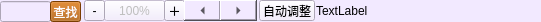
   <widget class="QWidget" name="widget" native="true">
    <property name="geometry">
     <rect>
      <x>10</x>
      <y>26</y>
      <width>541</width>
      <height>22</height>
     </rect>
    </property>
    <property name="styleSheet">
     <string notr="true">background-color: rgb(242, 233, 255);</string>
    </property>
    <widget class="QLineEdit" name="findTxt">
     <property name="geometry">
      <rect>
       <x>0</x>
       <y>1</y>
       <width>51</width>
       <height>21</height>
      </rect>
     </property>
     <property name="toolTip">
      <string>查文字，或者查编码（4位16进制）</string>
     </property>
    </widget>
    <widget class="QToolButton" name="find">
     <property name="geometry">
      <rect>
       <x>50</x>
       <y>1</y>
       <width>31</width>
       <height>21</height>
      </rect>
     </property>
     <property name="styleSheet">
      <string notr="true">background-color: rgb(170, 85, 0);
color: rgb(255, 255, 255);</string>
     </property>
     <property name="text">
      <string>查找</string>
     </property>
     <property name="shortcut">
      <string>Return</string>
     </property>
    </widget>
    <widget class="QLabel" name="ttfxy">
     <property name="geometry">
      <rect>
       <x>316</x>
       <y>2</y>
       <width>96</width>
       <height>17</height>
      </rect>
     </property>
     <property name="text">
      <string>TextLabel</string>
     </property>
    </widget>
    <widget class="QToolButton" name="bfb">
     <property name="enabled">
      <bool>false</bool>
     </property>
     <property name="geometry">
      <rect>
       <x>104</x>
       <y>0</y>
       <width>61</width>
       <height>21</height>
      </rect>
     </property>
     <property name="text">
      <string>100%</string>
     </property>
     <property name="shortcut">
      <string>-</string>
     </property>
     <property name="arrowType">
      <enum>Qt::NoArrow</enum>
     </property>
    </widget>
    <widget class="QToolButton" name="sfda">
     <property name="geometry">
      <rect>
       <x>164</x>
       <y>0</y>
       <width>21</width>
       <height>21</height>
      </rect>
     </property>
     <property name="text">
      <string>＋</string>
     </property>
     <property name="shortcut">
      <string>=</string>
     </property>
     <property name="toolButtonStyle">
      <enum>Qt::ToolButtonIconOnly</enum>
     </property>
     <property name="arrowType">
      <enum>Qt::NoArrow</enum>
     </property>
    </widget>
    <widget class="QToolButton" name="sfxiao">
     <property name="geometry">
      <rect>
       <x>84</x>
       <y>0</y>
       <width>21</width>
       <height>21</height>
      </rect>
     </property>
     <property name="text">
      <string>-</string>
     </property>
     <property name="shortcut">
      <string>-</string>
     </property>
     <property name="arrowType">
      <enum>Qt::NoArrow</enum>
     </property>
    </widget>
    <widget class="QToolButton" name="shangyige">
     <property name="geometry">
      <rect>
       <x>184</x>
       <y>0</y>
       <width>37</width>
       <height>21</height>
      </rect>
     </property>
     <property name="text">
      <string>...</string>
     </property>
     <property name="shortcut">
      <string>Left</string>
     </property>
     <property name="arrowType">
      <enum>Qt::LeftArrow</enum>
     </property>
    </widget>
    <widget class="QToolButton" name="xiayige">
     <property name="geometry">
      <rect>
       <x>220</x>
       <y>0</y>
       <width>37</width>
       <height>21</height>
      </rect>
     </property>
     <property name="text">
      <string>...</string>
     </property>
     <property name="shortcut">
      <string>Right</string>
     </property>
     <property name="checkable">
      <bool>false</bool>
     </property>
     <property name="checked">
      <bool>false</bool>
     </property>
     <property name="arrowType">
      <enum>Qt::RightArrow</enum>
     </property>
    </widget>
    <widget class="QToolButton" name="toolButton_19">
     <property name="geometry">
      <rect>
       <x>259</x>
       <y>0</y>
       <width>56</width>
       <height>21</height>
      </rect>
     </property>
     <property name="toolTip">
      <string>自动调整字符位置</string>
     </property>
     <property name="text">
      <string>自动调整</string>
     </property>
     <property name="popupMode">
      <enum>QToolButton::DelayedPopup</enum>
     </property>
     <property name="toolButtonStyle">
      <enum>Qt::ToolButtonTextOnly</enum>
     </property>
     <property name="autoRaise">
      <bool>false</bool>
     </property>
    </widget>
   </widget>
